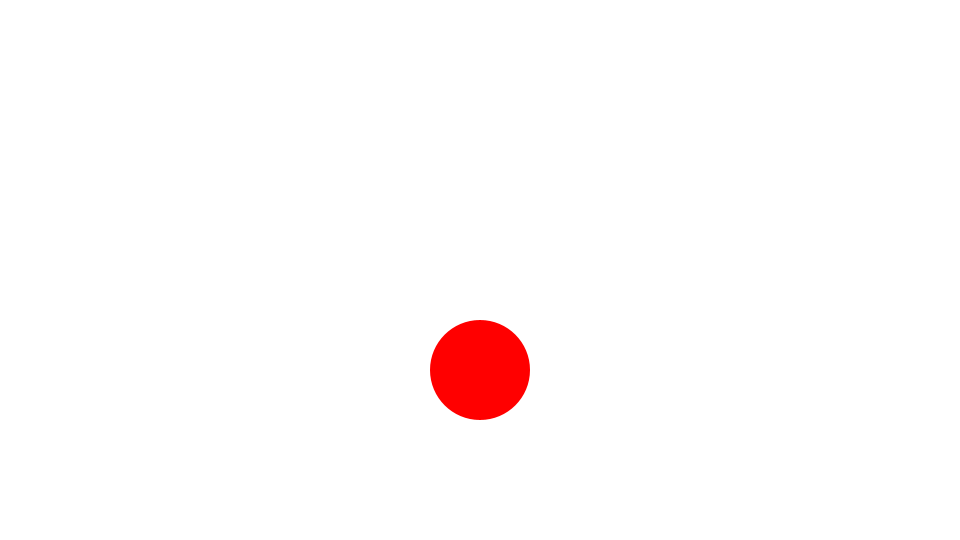
Frame 1 (no input)
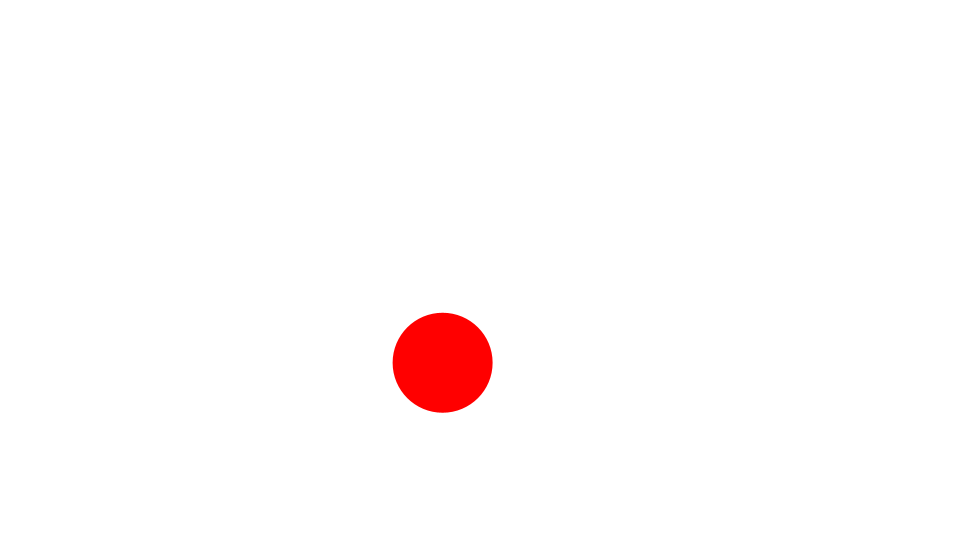
Frame 60 (the mouse pressed at the canvas centre just before this capture)
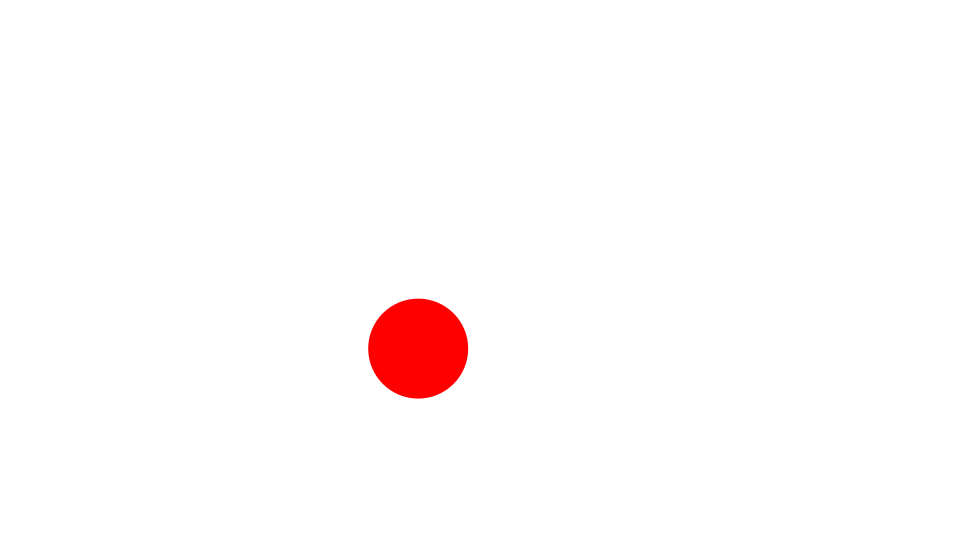
Frame 120 (the mouse held since frame 60 and released just before this capture)

The Processing sketch that drew these frames (run headless with seeded random() and noise(); from frame 60 on, the mouse is pressed at the canvas centre):

// Processing sketch: Circle
// ── Circle.pde
Ball ball;
float angle = 0;
float centerX = 250;
float centerY = 250;
float radius = 100;
float speed = 0.1;

void setup() {
  size(960, 540);
  frameRate(30);
  initialize();
}

void initialize() {
  smooth();
  noStroke();
  ball = new Ball();
  centerX = width/2;
  centerY = height/2;
  ball.x = centerX;
  ball.y = centerY;
  ball.radius = 50;
  ball.setFillColor(color(255, 0, 0));
}

void draw() {
  background(255);
  
  ball.x = centerX + sin(angle) * radius;
  ball.y = centerY + cos(angle) * radius;
  ball.update();
  angle += speed; 
}

////////////////////////////////

class Ball extends Sprite {
  float radius;
  
  Ball(){
    super();
  }
  
  void draw() {
    ellipse(0, 0, radius*2, radius*2);
  }
}

////////////////////////////////

class Sprite {
  float x, y;
  float scaleX, scaleY;
  float width, height;
  float rotation;
  boolean visible;
  color strokeColor;
  color fillColor;
  Boolean isStroke;
  Boolean isFill;
  
  Sprite() {
    x = 0.0;
    y = 0.0;
    scaleX = 1.0;
    scaleY = 1.0;
    rotation = 0.0;
    strokeColor = color(0);
    fillColor = color(0);
    isStroke = false;
    isFill = false;
    visible = true;
  }
  
  void update() {
    if(! visible) return;
    pushMatrix();
    translate(x, y);
    scale(scaleX, scaleY);
    rotate(rotation * PI / 180.0);
    if(isStroke) stroke(strokeColor);
    if(isFill) fill(fillColor);
    draw();
    popMatrix();
  }
  
  void setStrokeColor(color strokeColor) {
    this.strokeColor = strokeColor;
    isStroke = true;
  }
  
  void setFillColor(color fillColor) {
    this.fillColor = fillColor;
    isFill = true;
  }
  
  void draw() {}
}
